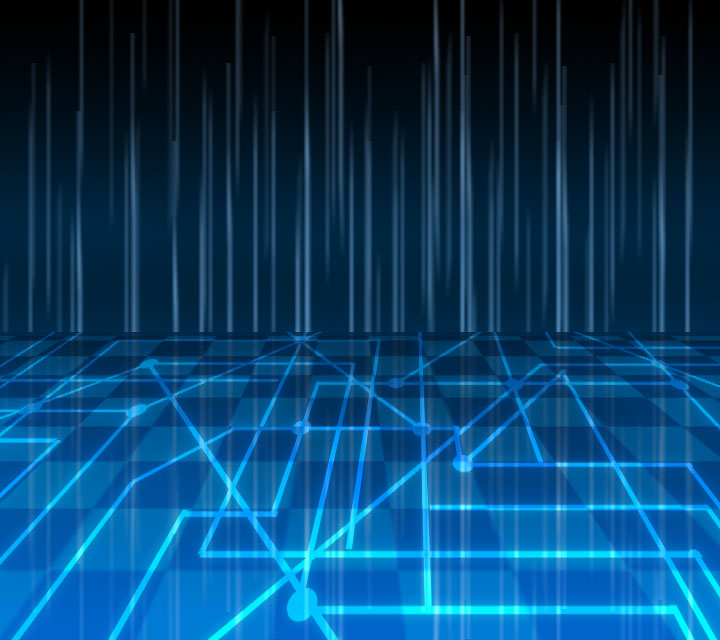
#> input picture overlay/kshootmania/App/imgs/default/bg/cyber0.jpg, 720 x 640 px, given in place of viewport-direct-native.png, which was not available
$ python ViewportFrameVerifier.py ../kshootmania/App/imgs/default/bg
#> lines starting #> are read from the running program, lines starting #| are printed output that depends on the picture; after the words box and inside, x2 and y2 are one past the last pixel; in counts of white or black regions, pixels touching at a corner belong together; pictures that were not available may be replaced by others from this repository, and a replacement may not be noted
"""Compare the same GameMain frame on the scene and the preview render target."""
import json
import sys
from pathlib import Path

import numpy as np
from PIL import Image

root = Path(sys.argv[1])
direct = np.asarray(Image.open(root / 'viewport-direct-native.png').convert('RGB')).astype(np.int16)
preview = np.asarray(Image.open(root / 'viewport-offscreen-native.png').convert('RGB')).astype(np.int16)
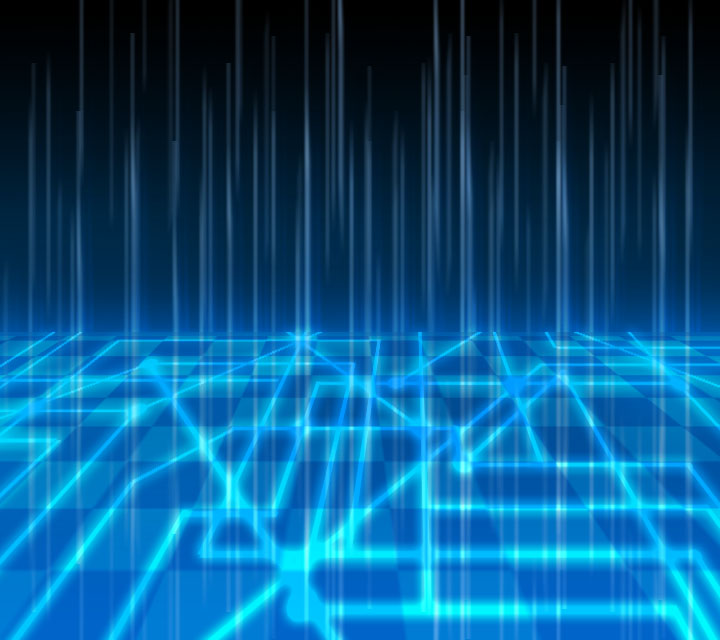
#> input picture overlay/kshootmania/App/imgs/default/bg/cyber1.jpg, 720 x 640 px, given in place of viewport-offscreen-native.png, which was not available
assert direct.shape == preview.shape, 'Preview must retain the complete native resolution'
height, width, _ = direct.shape
#> height = 640; width = 720
delta = np.max(np.abs(direct - preview), axis=2)
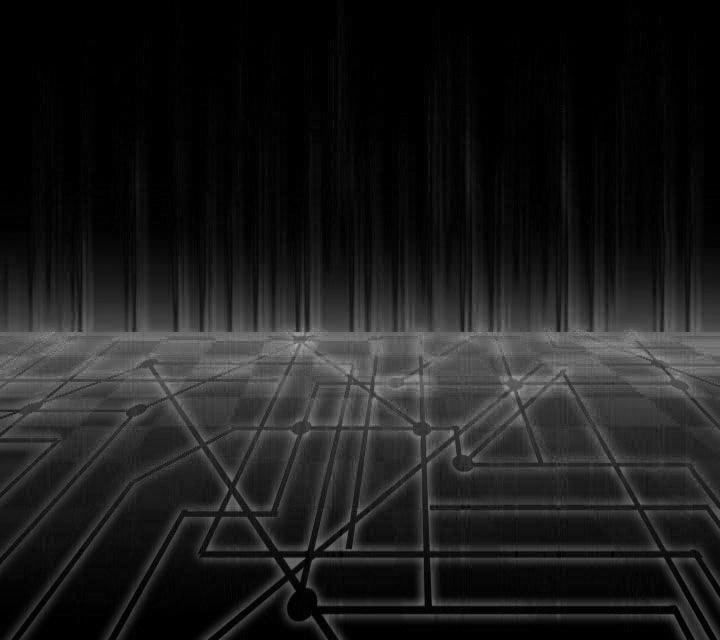
#> delta: shape (640, 720) int16; min 0, max 178, mean 28.6
# The engine FPS counter is drawn independently of GameMain at the end of a frame.
mask = np.ones((height, width), dtype=bool)
mask[int(height * .94):, int(width * .75):] = False
changed = (delta > 3) & mask
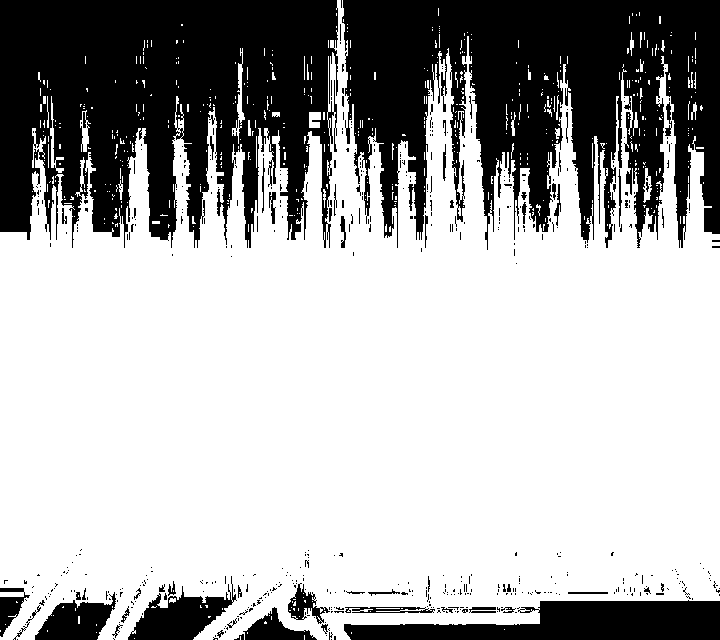
#> changed: shape (640, 720) bool; 68.1% white; 529 black regions (473 under 20 px), largest, box (x1, y1, x2, y2) and area: (0, 0, 338, 248) 62804, (342, 0, 720, 250) 61993, (344, 600, 720, 640) 10094
fraction = float(changed.sum() / mask.sum())
#> fraction = 0.691
report = {'status': 'PASS' if fraction < .005 else 'FAIL', 'width': width,
          'height': height, 'changedPixelFraction': fraction,
          'meanChannelDelta': float(np.abs(direct - preview)[mask].mean()),
          'tolerance': 'At most 0.5% changed pixels (>3 RGB levels), excluding engine FPS'}
(root / 'viewport-frame-parity.json').write_text(json.dumps(report, indent=2), encoding='utf-8')
#> (the run stopped early here; a loop or call above may not have finished)
